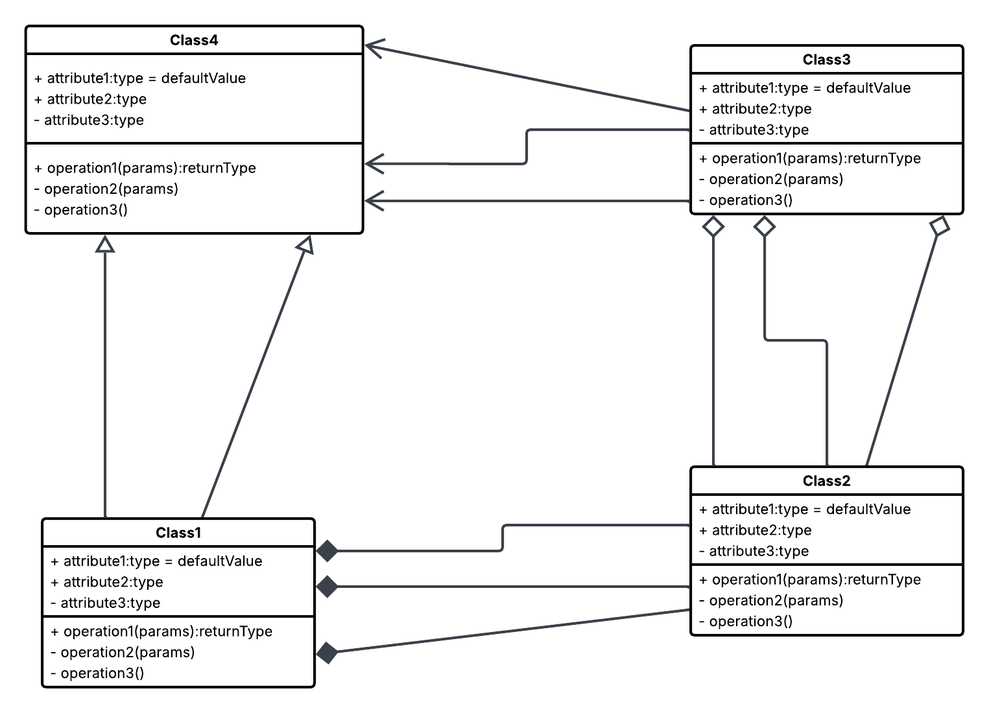
#> input picture images/cd7.png, 989 x 713 px, shrunk from 1525 x 1100 before the run, found by its file name
$ python 'classDiagram copy.py'
#> lines starting #> are read from the running program, lines starting #| are printed output that depends on the picture; after the words box and inside, x2 and y2 are one past the last pixel; in counts of white or black regions, pixels touching at a corner belong together
import cv2
import numpy as np
import matplotlib.pyplot as plt
import math
import pytesseract
from pytesseract import Output

epsilon_ratio = 0.04

# ---------------- Step 0: Load image ----------------
def load_image(path):
#> called with path = './images/cd7.png'
    image = cv2.imread(path)
#> image is the input picture: shape (713, 989, 3); mean B, G, R 241.9, 241.8, 241.7
    gray = cv2.cvtColor(image, cv2.COLOR_BGR2GRAY)
    return image, gray

# ---------------- Step 1: Threshold ----------------
def threshold_image(gray, thresh_val=128):
#> called with thresh_val = 128
    _, thresh = cv2.threshold(gray, thresh_val, 255, cv2.THRESH_BINARY_INV)
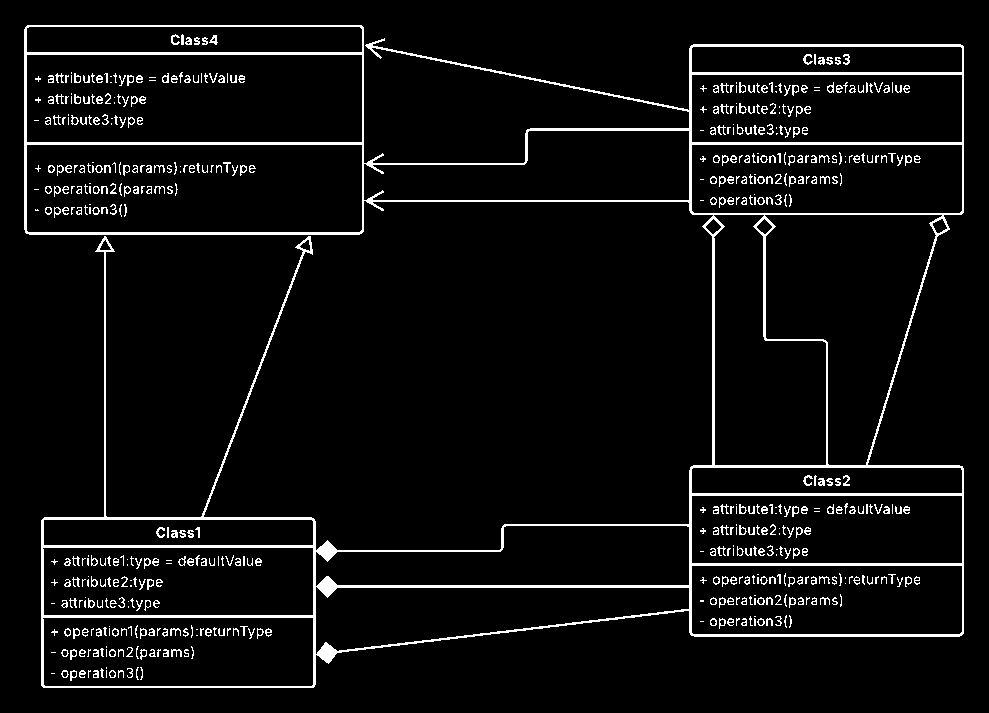
#> thresh: shape (713, 989); 5.5% white; 549 white regions (206 under 20 px), largest, box (x1, y1, x2, y2) and area: (24, 25, 964, 688) 26300, (803, 54, 813, 65) 49, (803, 475, 813, 486) 49
    return thresh

# ---------------- Step 2: Morphology ----------------
def extract_lines(thresh, vert_len=15, horiz_len=15):
#> called with vert_len = 15, horiz_len = 15
    vertical_kernel = cv2.getStructuringElement(cv2.MORPH_RECT, (1, vert_len))
    horizontal_kernel = cv2.getStructuringElement(cv2.MORPH_RECT, (horiz_len, 1))

    vertical_lines = cv2.morphologyEx(thresh, cv2.MORPH_OPEN, vertical_kernel, iterations=2)
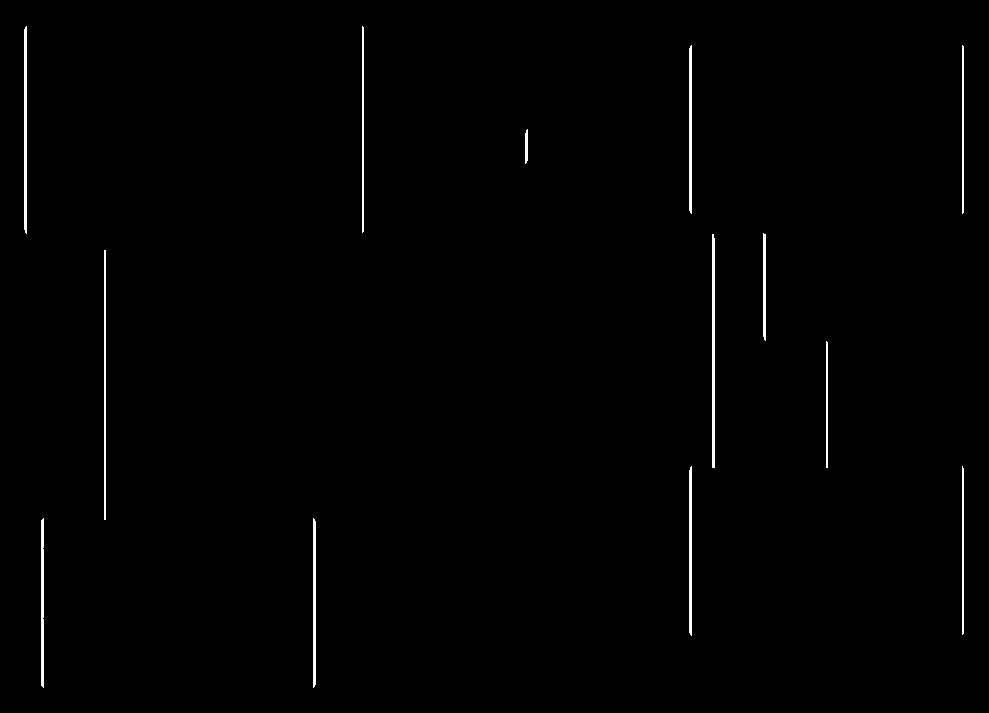
#> vertical_lines: shape (713, 989); 0.8% white; 13 white regions, largest, box (x1, y1, x2, y2) and area: (712, 234, 715, 468) 698, (24, 26, 27, 234) 615, (104, 250, 106, 520) 540
    horizontal_lines = cv2.morphologyEx(thresh, cv2.MORPH_OPEN, horizontal_kernel, iterations=2)
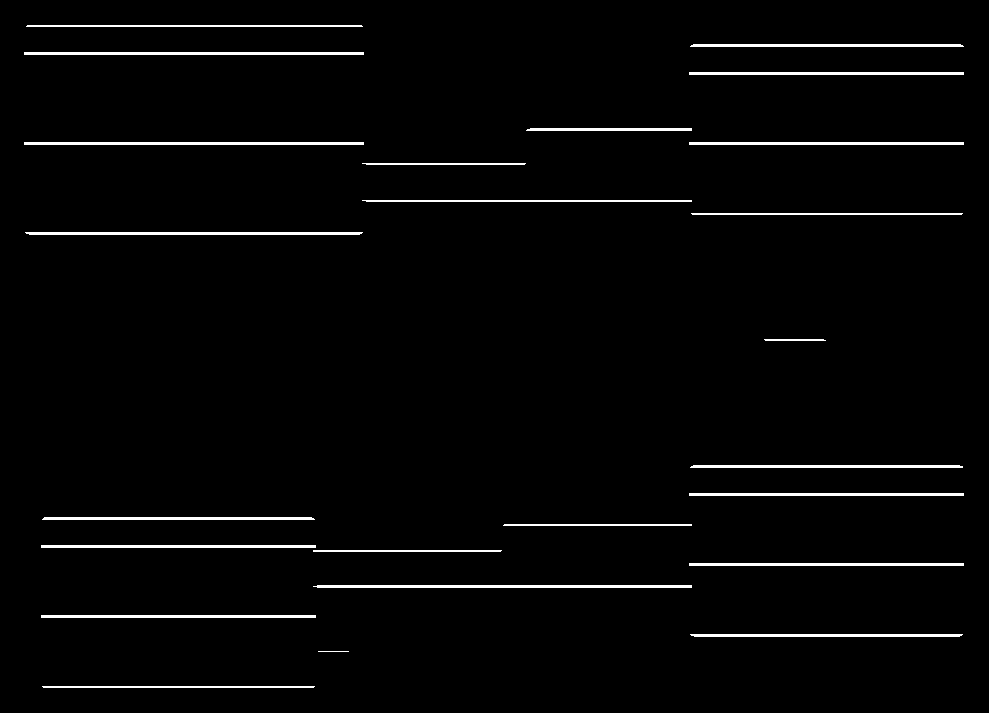
#> horizontal_lines: shape (713, 989); 2.3% white; 24 white regions

    return vertical_lines, horizontal_lines

# ---------------- Step 3: Contour detection ----------------
def get_segments(lines):
    contours, _ = cv2.findContours(lines, cv2.RETR_EXTERNAL, cv2.CHAIN_APPROX_SIMPLE)
#> contours = 13 contours; largest, box (x1, y1, x2, y2) and area: (712, 234, 715, 468) 462, (24, 26, 27, 234) 407, (313, 518, 316, 688) 332, (41, 518, 44, 688) 332, (689, 466, 692, 636) 331
    segments = [cv2.boundingRect(c) for c in contours]  # (x, y, w, h)
#> segments = [(313, 518, 3, 170), (41, 518, 3, 170), (962, 466, 2, 169), (689, 466, 3, 170), (826, 341, 2, 127), (104, 250, 2, 270), (712, 234, 3, 234), (763, 233, 3, 108), (525, 129, 3, 35), (962, 45, 2, 169), (689, 45, 3, 169), (362, 26, 2, 207), (24, 26, 3, 208)]
#> (the rest of the program and of its run is left out)
